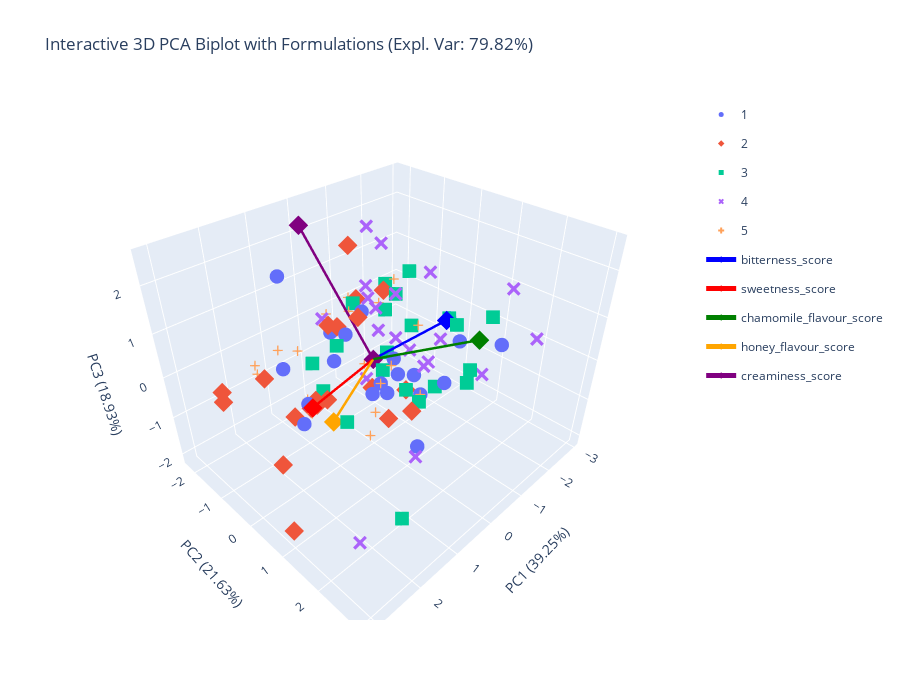

The cell this chart's notebook holds for it:
### Markdown cell above
### 3. Interactive 3D PCA Biplot

This interactive 3D biplot visualizes the mochi formulations in a reduced 3-dimensional space (PC1, PC2, PC3). Each point represents a mochi submission, colored by its `formulation`.

**Interpretation:**
* **Points:** Proximity of points indicates similar sensory profiles.
* **Arrows (Loadings):** The arrows represent the original sensory attributes. Their direction indicates the correlation of the attributes with the principal components. Longer arrows signify stronger contributions to the respective PCs. The angle between arrows indicates the correlation between the sensory attributes (small angle = high correlation, 90 degrees = no correlation, 180 degrees = negative correlation).
* **Overall:** This plot helps in understanding which formulations are similar or distinct, and which sensory attributes drive these separations in the 3D space.

### Code cell
import plotly.express as px
import plotly.graph_objects as go

# --- Define custom colors for your sensory characteristics ---
arrow_colors = [
    'blue',       # for 'bitterness_score'
    'red',        # for 'sweetness_score'
    'green',      # for 'chamomile_flavour_score'
    'orange',     # for 'honey_flavour_score'
    'purple'      # for 'creaminess_score'
]

if len(arrow_colors) != len(descriptive_sensory_columns):
    print("Warning: The number of arrow colors does not match the number of descriptive sensory columns. Falling back to default.")
    arrow_colors = px.colors.qualitative.Plotly[:len(descriptive_sensory_columns)]

# --- Generating the 3D Interactive Biplot with Simpler Arrowheads ---

# 1. Prepare the loadings for arrows
loadings_multiplier = 3.0 # <--- TUNE THIS VALUE! (e.g., 2, 3, 4, 5)
loadings = pca.components_.T # Raw loadings

# Create a list of traces for the arrow lines with markers as heads
arrow_traces = []
for i, feature_name in enumerate(descriptive_sensory_columns):
    # Calculate the scaled end point of the arrow
    end_x = loadings[i, 0] * loadings_multiplier
    end_y = loadings[i, 1] * loadings_multiplier
    end_z = loadings[i, 2] * loadings_multiplier

    current_arrow_color = arrow_colors[i]

    # Arrow line trace with a marker at the end
    arrow_trace = go.Scatter3d(
        x=[0, end_x],
        y=[0, end_y],
        z=[0, end_z],
        mode='lines+markers', # <--- KEY CHANGE: lines and markers
        line=dict(color=current_arrow_color, width=5),
        marker=dict(
            symbol='diamond', # <--- KEY CHANGE: Choose a marker symbol like 'triangle-up', 'triangle-down', 'triangle-left', 'triangle-right'
            size=5, # <--- TUNE THIS FOR MARKER SIZE
            color=current_arrow_color,
            # Adjust the `standoff` to prevent marker from overlapping the line end
            # This is experimental and might need tweaking for perfect alignment.
        ),
        name=f'{feature_name}',
        hoverinfo='text',
        hovertext=f'{feature_name}'
    )
    arrow_traces.append(arrow_trace)

# 2. Create the main scatter plot for data points, colored by 'formulation'
fig_data_points = px.scatter_3d(pca_df,
                                x='PC1', y='PC2', z='PC3',
                                color='formulation',
                                symbol='formulation',
                                hover_name='formulation',
                                hover_data={
                                    'PC1': ':.2f', 'PC2': ':.2f', 'PC3': ':.2f',
                                    'overall_acceptability_score': True,
                                    'formulation': False
                                },
                                title=f'Interactive 3D PCA Biplot with Formulations (Expl. Var: {pca.explained_variance_ratio_.sum()*100:.2f}%)',
                                labels={
                                    'PC1': f'PC1 ({pca.explained_variance_ratio_[0]*100:.2f}%)',
                                    'PC2': f'PC2 ({pca.explained_variance_ratio_[1]*100:.2f}%)',
                                    'PC3': f'PC3 ({pca.explained_variance_ratio_[2]*100:.2f}%)'
                                },
                                height=700
                               )

# --- ADD THIS SECTION TO MAKE SCATTER POINTS SMALLER ---
for trace in fig_data_points.data:
    if hasattr(trace, 'marker'): # Ensure the trace has marker properties
        trace.marker.size = 5 
                               
data_points_traces = fig_data_points.data

# 3. Combine all data point traces and arrow traces into a single go.Figure
fig_3d_biplot = go.Figure(data=list(data_points_traces) + arrow_traces)

# 4. Update the layout for the combined figure
fig_3d_biplot.update_layout(
    title=f'Interactive 3D PCA Biplot with Formulations (Expl. Var: {pca.explained_variance_ratio_.sum()*100:.2f}%)',
    scene=dict(
        xaxis_title=f'PC1 ({pca.explained_variance_ratio_[0]*100:.2f}%)',
        yaxis_title=f'PC2 ({pca.explained_variance_ratio_[1]*100:.2f}%)',
        zaxis_title=f'PC3 ({pca.explained_variance_ratio_[2]*100:.2f}%)',
        xaxis=dict(showgrid=True, zeroline=True),
        yaxis=dict(showgrid=True, zeroline=True),
        zaxis=dict(showgrid=True, zeroline=True),
    ),
    height=700
)

fig_3d_biplot.show()

### Figure 1 — Plotly figure (JSON) as saved in the notebook; plotly's stock layout.template omitted (floating-point values rounded to 4 significant figures)
{"data": [{"customdata": [[2, "1"], [3, "1"], [3, "1"], [3, "1"], [3, "1"], [3, "1"], [4, "1"], [4, "1"], [4, "1"], [4, "1"], [4, "1"], [4, "1"], [5, "1"], [5, "1"], [5, "1"], [5, "1"], [5, "1"], [5, "1"], [5, "1"], [6, "1"], [6, "1"]], "hovertemplate": "<b>%{hovertext}</b><br><br>PC1 (39.25%)=%{x:.2f}<br>PC2 (21.63%)=%{y:.2f}<br>PC3 (18.93%)=%{z:.2f}<br>overall_acceptability_score=%{customdata[0]}<extra></extra>", "hovertext": ["1", "1", "1", "1", "1", "1", "1", "1", "1", "1", "1", "1", "1", "1", "1", "1", "1", "1", "1", "1", "1"], "legendgroup": "1", "marker": {"color": "#636efa", "size": 5, "symbol": "circle"}, "mode": "markers", "name": "1", "scene": "scene", "showlegend": true, "type": "scatter3d", "x": [-2.896, -1.029, -2.896, -1.738, -1.816, 0.4148, 1.091, -0.6356, 0.5572, 0.2606, 0.2614, -1.27, 1.428, 0.5876, -0.3181, 0.7746, -0.2408, 0.7872, 1.987, 0.5884, 1.812], "y": [1.095, 0.3874, 1.095, 0.4807, -0.5175, -0.7994, 0.4417, 1.629, -2.241, 0.93, -0.03064, 0.8348, -0.361, 1.765, -1.627, 1.159, 0.3317, 0.7894, -0.2574, 0.8041, -0.02098], "z": [-0.5097, -1.257, -0.5097, 0.4206, -1.619, 0.4627, 1.292, 0.898, 1.235, 0.2531, 1.21, -0.829, -0.5373, -0.8121, -1.021, 0.2204, 0.06223, -0.003148, 0.647, 0.1445, -0.609]}, {"customdata": [[5, "2"], [4, "2"], [5, "2"], [6, "2"], [5, "2"], [4, "2"], [5, "2"], [4, "2"], [4, "2"], [6, "2"], [4, "2"], [5, "2"], [5, "2"], [6, "2"], [3, "2"], [6, "2"], [5, "2"], [6, "2"], [4, "2"], [4, "2"], [5, "2"]], "hovertemplate": "<b>%{hovertext}</b><br><br>PC1 (39.25%)=%{x:.2f}<br>PC2 (21.63%)=%{y:.2f}<br>PC3 (18.93%)=%{z:.2f}<br>overall_acceptability_score=%{customdata[0]}<extra></extra>", "hovertext": ["2", "2", "2", "2", "2", "2", "2", "2", "2", "2", "2", "2", "2", "2", "2", "2", "2", "2", "2", "2", "2"], "legendgroup": "2", "marker": {"color": "#EF553B", "size": 5, "symbol": "diamond"}, "mode": "markers", "name": "2", "scene": "scene", "showlegend": true, "type": "scatter3d", "x": [0.6311, -0.515, -0.05809, 1.298, -1.302, 0.502, 0.5767, 1.539, 0.1206, 1.298, -0.9828, 3.098, 0.8834, 0.896, -0.9284, 2.697, 1.211, 2.883, 2.315, 0.5012, 3.044], "y": [-0.5892, 0.6163, 0.3791, -0.2498, -0.2887, -0.478, 0.2129, -0.6971, -0.5107, -0.2498, -0.6985, 1.175, -0.4453, -0.8148, -1.501, -1.311, -0.5712, -0.9566, -0.3834, 0.4827, 1.016], "z": [0.821, -1.29, -1.359, -0.5763, -1.652, 0.7819, 1.325, -1.004, 2.351, -0.5763, 0.9168, -1.553, -0.787, -1.01, 0.4131, -0.07379, -0.8955, 0.002093, 0.5385, -0.1747, -0.09257]}, {"customdata": [[5, "3"], [4, "3"], [5, "3"], [2, "3"], [5, "3"], [4, "3"], [1, "3"], [3, "3"], [4, "3"], [1, "3"], [4, "3"], [2, "3"], [4, "3"], [2, "3"], [1, "3"], [2, "3"], [4, "3"], [4, "3"], [2, "3"], [2, "3"], [3, "3"]], "hovertemplate": "<b>%{hovertext}</b><br><br>PC1 (39.25%)=%{x:.2f}<br>PC2 (21.63%)=%{y:.2f}<br>PC3 (18.93%)=%{z:.2f}<br>overall_acceptability_score=%{customdata[0]}<extra></extra>", "hovertext": ["3", "3", "3", "3", "3", "3", "3", "3", "3", "3", "3", "3", "3", "3", "3", "3", "3", "3", "3", "3", "3"], "legendgroup": "3", "marker": {"color": "#00cc96", "size": 5, "symbol": "square"}, "mode": "markers", "name": "3", "scene": "scene", "showlegend": true, "type": "scatter3d", "x": [-1.539, -1.357, -1.738, -2.086, -1.302, 1.932, -1.584, -0.9292, -0.3942, -0.7137, -0.6132, 2.333, -1.552, -1.411, 1.289, -0.06454, 1.745, 0.6973, 0.1198, -1.606, -0.01278], "y": [-0.4947, 0.5134, 0.4807, -0.8864, -0.2887, 0.5446, -1.249, -0.5399, 0.2212, 0.631, -1.257, 3.031, 0.8354, 1.315, 0.427, 2.324, 1.151, -0.8, 0.45, 1.637, 0.2539], "z": [1.23, -1.148, 0.4206, -0.5172, -1.652, 1.151, 0.6302, -0.5435, 1.427, -1.142, 0.5281, -0.3284, 0.4965, -0.6446, 1.144, 0.9021, 0.1182, -0.8629, 1.394, 1.0, -0.142]}, {"customdata": [[5, "4"], [3, "4"], [3, "4"], [1, "4"], [6, "4"], [4, "4"], [1, "4"], [3, "4"], [3, "4"], [2, "4"], [3, "4"], [2, "4"], [3, "4"], [3, "4"], [3, "4"], [5, "4"], [4, "4"], [4, "4"], [2, "4"], [3, "4"], [3, "4"]], "hovertemplate": "<b>%{hovertext}</b><br><br>PC1 (39.25%)=%{x:.2f}<br>PC2 (21.63%)=%{y:.2f}<br>PC3 (18.93%)=%{z:.2f}<br>overall_acceptability_score=%{customdata[0]}<extra></extra>", "hovertext": ["4", "4", "4", "4", "4", "4", "4", "4", "4", "4", "4", "4", "4", "4", "4", "4", "4", "4", "4", "4", "4"], "legendgroup": "4", "marker": {"color": "#ab63fa", "size": 5, "symbol": "x"}, "mode": "markers", "name": "4", "scene": "scene", "showlegend": true, "type": "scatter3d", "x": [-1.024, -0.655, -2.95, -2.763, -1.442, 0.315, -1.903, 0.9028, -0.3942, -1.119, 0.04246, 2.989, -1.443, -2.459, -1.739, -0.1963, -0.5686, 0.2489, -1.365, -0.1501, -0.909], "y": [-1.227, -0.8244, 1.897, 1.291, -1.729, 0.128, -1.8, 2.008, 0.2212, -1.202, -1.509, 2.779, -0.7687, -0.6352, 1.441, 1.167, 0.4577, 0.3388, 0.2295, 0.0812, 0.953], "z": [2.154, 0.8082, -0.006022, 1.026, 0.4458, -0.2506, -0.9818, -0.6972, 1.427, -2.117, 0.3109, -0.5455, -0.5108, -1.626, -0.536, 0.3226, 0.1708, 1.433, 1.529, 2.496, 0.5029]}, {"customdata": [[5, "5"], [4, "5"], [4, "5"], [4, "5"], [6, "5"], [3, "5"], [3, "5"], [6, "5"], [4, "5"], [3, "5"], [4, "5"], [4, "5"], [6, "5"], [5, "5"], [6, "5"], [6, "5"], [6, "5"], [5, "5"], [4, "5"], [7, "5"], [5, "5"]], "hovertemplate": "<b>%{hovertext}</b><br><br>PC1 (39.25%)=%{x:.2f}<br>PC2 (21.63%)=%{y:.2f}<br>PC3 (18.93%)=%{z:.2f}<br>overall_acceptability_score=%{customdata[0]}<extra></extra>", "hovertext": ["5", "5", "5", "5", "5", "5", "5", "5", "5", "5", "5", "5", "5", "5", "5", "5", "5", "5", "5", "5", "5"], "legendgroup": "5", "marker": {"color": "#FFA15A", "size": 5, "symbol": "cross"}, "mode": "markers", "name": "5", "scene": "scene", "showlegend": true, "type": "scatter3d", "x": [-1.211, -1.029, -1.684, 0.07447, -0.2728, 1.025, -0.7993, 1.025, -0.06637, -0.3315, -0.01196, 0.585, 1.212, 1.473, -0.1864, 1.025, 1.025, 1.855, 2.041, 1.614, 0.5884], "y": [-0.6206, 0.3874, -0.3214, 0.5753, -1.752, -0.926, -1.612, -0.926, 0.09528, -0.297, -0.7068, 0.4968, -1.532, -0.4863, -0.4703, -0.926, -0.926, -1.414, -1.06, -0.006255, 0.8041], "z": [1.121, -1.257, -0.08305, 0.1772, 0.196, -0.9714, 0.4522, -0.9714, 1.318, -1.754, 0.8146, -1.353, 0.06109, 0.6797, -0.4414, -0.9714, -0.9714, 0.06747, 0.1434, -0.4614, 0.1445]}, {"hoverinfo": "text", "hovertext": "bitterness_score", "line": {"color": "blue", "width": 5}, "marker": {"color": "blue", "size": 5, "symbol": "diamond"}, "mode": "lines+markers", "name": "bitterness_score", "type": "scatter3d", "x": [0, -1.526], "y": [0, 0.5862], "z": [0, 0.5054]}, {"hoverinfo": "text", "hovertext": "sweetness_score", "line": {"color": "red", "width": 5}, "marker": {"color": "red", "size": 5, "symbol": "diamond"}, "mode": "lines+markers", "name": "sweetness_score", "type": "scatter3d", "x": [0, 1.845], "y": [0, 0.3375], "z": [0, 0.01831]}, {"hoverinfo": "text", "hovertext": "chamomile_flavour_score", "line": {"color": "green", "width": 5}, "marker": {"color": "green", "size": 5, "symbol": "diamond"}, "mode": "lines+markers", "name": "chamomile_flavour_score", "type": "scatter3d", "x": [0, -0.1621], "y": [0, 2.39], "z": [0, 1.501]}, {"hoverinfo": "text", "hovertext": "honey_flavour_score", "line": {"color": "orange", "width": 5}, "marker": {"color": "orange", "size": 5, "symbol": "diamond"}, "mode": "lines+markers", "name": "honey_flavour_score", "type": "scatter3d", "x": [0, 1.74], "y": [0, 0.7747], "z": [0, -0.1107]}, {"hoverinfo": "text", "hovertext": "creaminess_score", "line": {"color": "purple", "width": 5}, "marker": {"color": "purple", "size": 5, "symbol": "diamond"}, "mode": "lines+markers", "name": "creaminess_score", "type": "scatter3d", "x": [0, 0.461], "y": [0, -1.494], "z": [0, 2.546]}], "layout": {"height": 700, "scene": {"xaxis": {"showgrid": true, "title": {"text": "PC1 (39.25%)"}, "zeroline": true}, "yaxis": {"showgrid": true, "title": {"text": "PC2 (21.63%)"}, "zeroline": true}, "zaxis": {"showgrid": true, "title": {"text": "PC3 (18.93%)"}, "zeroline": true}}, "title": {"text": "Interactive 3D PCA Biplot with Formulations (Expl. Var: 79.82%)"}}}
